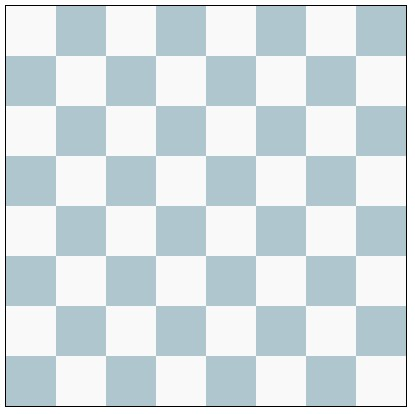
//> input picture Harris Corner Detector/chessboard.jpg, 415 x 414 px
$ ./harris chessboard.jpg 3   (built with g++ and OpenCV 4)
//> lines starting //> are read from the running program, lines starting //| are printed output that depends on the picture; after the words box and inside, x2 and y2 are one past the last pixel; in counts of white or black regions, pixels touching at a corner belong together
#include <iostream>
#include <opencv2/opencv.hpp>

using namespace std;
using namespace cv;

struct Harris{
    Mat dx2;
    Mat dy2;
    Mat dxdy;
};

vector<tuple<float, int, int>> HarrisFunc(Mat, float);
void GradientCompute(Mat, struct Harris *);
void DrawCorner(Mat , vector<tuple<float, int, int>>, String );
void NonMaxSupp(vector<tuple<float, int, int>>& );

int main(int argc, char **argv){

    /*
    argv[1] -> input image
    argv[2] -> threshold
    */
    Mat imgIn = imread(argv[1]);
//> imgIn is the input picture: 414 rows x 415 cols, CV_8UC3; mean B, G, R 227, 223.3, 212.6
    float tr = atoi(argv[2]);
//> tr = 3

    if(imgIn.empty()){
        cerr<<"Input image failed!"<<endl;
        return -1;
    }

    String win = "Original Image";
    namedWindow(win, 0);
    imshow(win, imgIn);
    waitKey(0);

    vector<tuple<float, int, int>> L;
    L = HarrisFunc(imgIn, tr);
    DrawCorner(imgIn, L, "Image after non max supp");

    return 0;
}

vector<tuple<float, int, int>> HarrisFunc(Mat imgIn, float tr){
//> called with tr = 3

    vector<tuple<float, int, int>> L;
    struct Harris h;
    Mat img;
    cvtColor(imgIn, img, CV_BGR2GRAY);
    GradientCompute(img, &h);
//> in GradientCompute, `Sobel(img, dx, CV_32F, 1, 0);`:
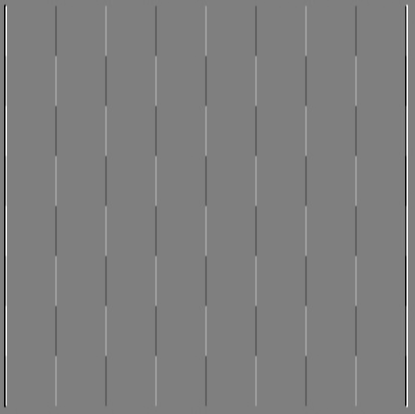
//> dx: 414 rows x 415 cols, CV_32FC1; min -1016, max 1020, mean 0; drawn with min black and max white
//> in GradientCompute, `Sobel(img, dy, CV_32F, 0, 1);`:
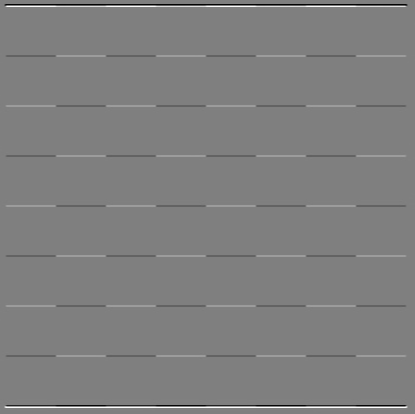
//> dy: 414 rows x 415 cols, CV_32FC1; min -1020, max 1020, mean 0; drawn with min black and max white
//> in GradientCompute, `multiply(dx, dy, h->dxdy);`:
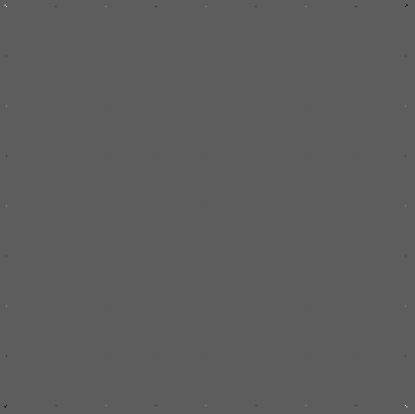
//> h->dxdy: 414 rows x 415 cols, CV_32FC1; min -320355, max 555009, mean -4.3; drawn with min black and max white
    GaussianBlur(h.dx2, h.dx2, Size(3,3), 1.4);
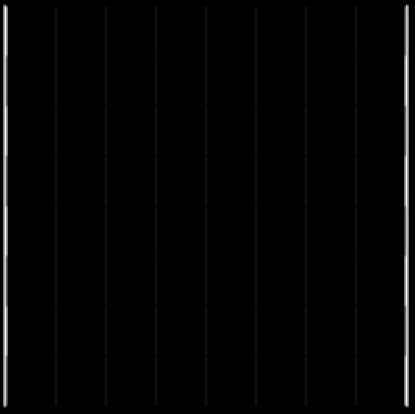
//> h.dx2: 414 rows x 415 cols, CV_32FC1; min 0, max 622987.3, mean 10220.8; drawn with min black and max white
    GaussianBlur(h.dy2, h.dy2, Size(3,3), 1.4);
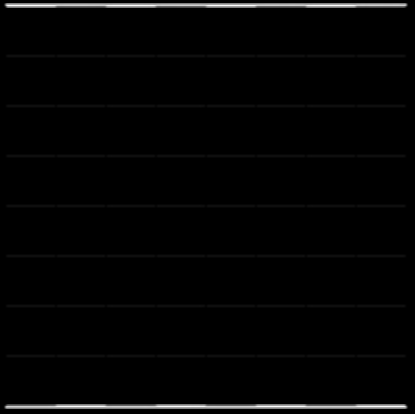
//> h.dy2: 414 rows x 415 cols, CV_32FC1; min 0, max 618054.3, mean 10230.1; drawn with min black and max white
    GaussianBlur(h.dxdy, h.dxdy, Size(3,3), 1.4);
//> h.dxdy: 414 rows x 415 cols, CV_32FC1; 6.48% of pixels changed, all inside (x1, y1, x2, y2) = (0, 0, 415, 414)

    for(int y=1; y<img.rows-1; y++)
        for(int x=1; x<img.cols-1; x++){

            Mat cov = Mat(2, 2, CV_32F, Scalar(0));
            for(int i=-1; i<2; i++)
                for(int j=-1; j<2; j++){
                    cov.at<float>(0,0)+= h.dx2.at<float>(y+i, x+j);
                    cov.at<float>(0,1)+= h.dxdy.at<float>(y+i, x+j);
                    cov.at<float>(1,0)+= h.dxdy.at<float>(y+i, x+j);
                    cov.at<float>(1,1)+= h.dy2.at<float>(y+i, x+j);
                }

            Mat av;
            eigen(cov, av);
            float R, detM, k, traceM;
            detM = av.at<float>(0,0) * av.at<float>(0,1);
            k = 0.04;
            traceM = av.at<float>(0,0) + av.at<float>(0,1);
            R = detM - k *(traceM * traceM);
            if(R > tr) L.push_back(make_tuple(R, y, x));

        }
//> after the loop, L = 5074 items

    DrawCorner(imgIn, L, "Image after Corner Response");
//> after the loop in DrawCorner, `for(int i=0; i<L.size(); i++)`:
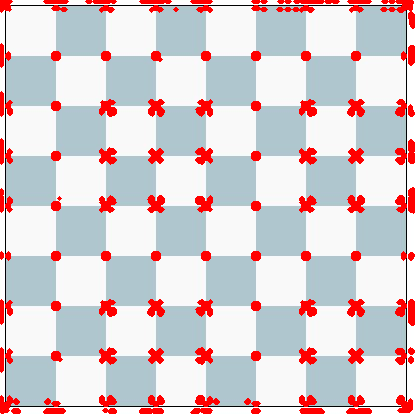
//> img: 414 rows x 415 cols, CV_8UC3; 8.36% of pixels changed, all inside (x1, y1, x2, y2) = (0, 0, 415, 414)
    NonMaxSupp(L);
    return L;

}

void NonMaxSupp(vector<tuple<float, int, int>>& L){

    sort(L.begin(), L.end(), greater<tuple<float, int, int>>());

    for(int i=0; i<L.size(); i++){
        int y1 = get<1>(L[i]);
        int x1 = get<2>(L[i]);
        for(int j=i+1; j<L.size(); j++){
            int y2 = get<1>(L[j]);
            int x2 = get<2>(L[j]);
            if(abs(y1-y2)<=4 && abs(x1-x2)<=4){
                L.erase(L.begin()+j);
                j--;
            }
        }
    }
//> this loop made 355 passes
//> (y1, x1) on passes 1 to 3: (6, 6), (405, 405), (405, 6)
//> after the loop, L = 355 items
//> call 2 of DrawCorner, with winMex = "Image after non max supp"
//> after the loop in DrawCorner (call 2), `for(int i=0; i<L.size(); i++)`:
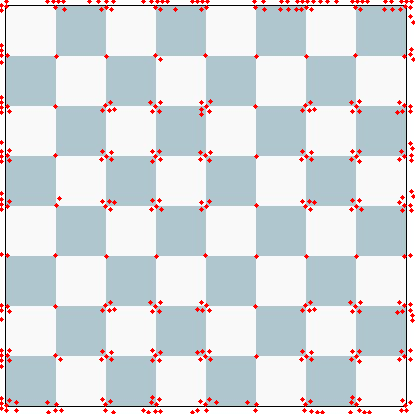
//> img: 414 rows x 415 cols, CV_8UC3; 2.64% of pixels changed, all inside (x1, y1, x2, y2) = (0, 0, 415, 414)

}

void DrawCorner(Mat imgIn, vector<tuple<float, int, int>> L, String winMex){

    Mat img = imgIn.clone();

    for(int i=0; i<L.size(); i++){
        Point p;
        p.y = get<1>(L[i]);
        p.x = get<2>(L[i]);
        rectangle(img, p, p, Scalar(0,0,255), 3, 4);
        //circle(img, Point(p.x,p.y), 2, Scalar(0,0,255),1,4);
    }

    namedWindow(winMex, 0);
    imshow(winMex, img);
    waitKey(0);

}

void GradientCompute(Mat img, struct Harris *h){

    Mat dx, dy;
    Sobel(img, dx, CV_32F, 1, 0);
    Sobel(img, dy, CV_32F, 0, 1);
    multiply(dx, dx, h->dx2);
    multiply(dy, dy, h->dy2);
    multiply(dx, dy, h->dxdy);

}
